Frame 1 (no input): blank canvas, image omitted
Frame 60 (the mouse pressed at the canvas centre just before this capture): blank canvas, image omitted
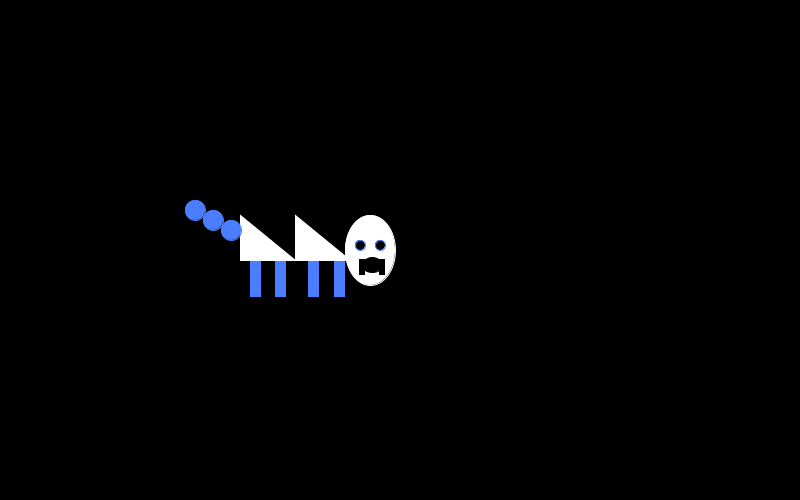
Frame 120 (the mouse held since frame 60 and released just before this capture)

The Processing sketch whose frames 1 and 60 were blank and that drew this single picture after the mouse press (run headless with seeded random() and noise(); from frame 60 on, the mouse is pressed at the canvas centre):

// Processing sketch: processing_25467
// ── processing_25467.pde

int tailMove;

void setup() {
       size(800, 500);
       stroke(255);
       background(0);
     }
    
    void draw() {
  background(0);
  fill(255);
  smooth();
  
  int x=mouseX-30;
  int y=mouseY;

stroke(255);
//head and body
ellipse (x, y, 50, 70);
triangle (x-20,y+10, x-75,y+10, x-75, y-35);
triangle (x-75,y+10, x-130,y+10, x-130, y-35);

//legs
fill(75,125,255);
stroke(75,125,255);
rect(x-36, y+11, 10, 35);
rect(x-62, y+11, 10, 35);
rect(x-95, y+11, 10, 35);
rect(x-120, y+11, 10, 35);
fill(0);

//tail
if(mousePressed == true){
  tailMove=10;
}
  else
  {
    tailMove=0;
  }
fill(75,125,255);
ellipse (x-139, y-10-tailMove, 20,20);
ellipse (x-157, y-10-(tailMove*2), 20,20);
ellipse (x-175, y-10-(tailMove*3), 20,20);

/*fill(75,125,255);
ellipse (x-139, y-10, 20,20);
ellipse (x-157, y, 20,20);
ellipse (x-175, y+10, 20,20);
*/
//face
fill(0);
ellipse(x-10, y-5, 10,10);
ellipse(x+10, y-5, 10,10);
stroke(0);
rect(x-11, y+9, 5,15);
if(mousePressed){
  ellipse(x+2,y+15, 20,15);
}
else{
rect(x-11, y+13, 20,5);
}
rect(x+9, y+9, 5,15);
}
